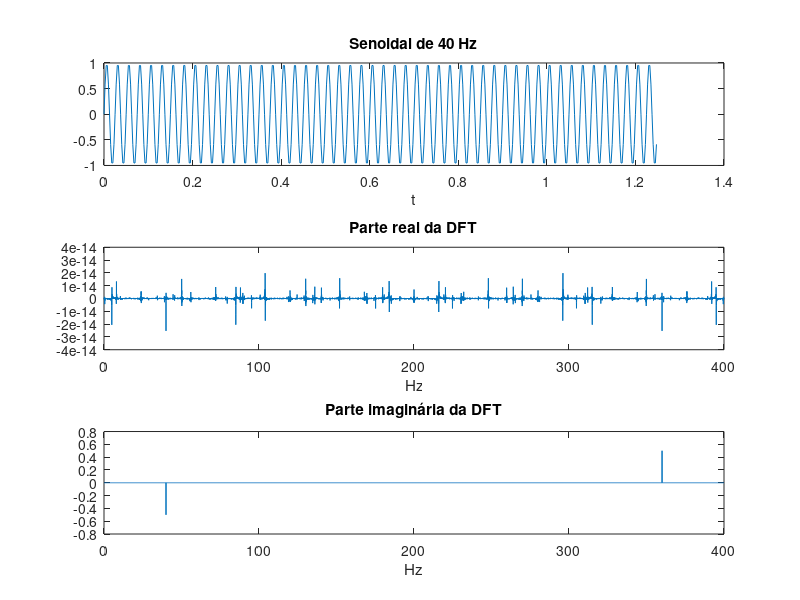
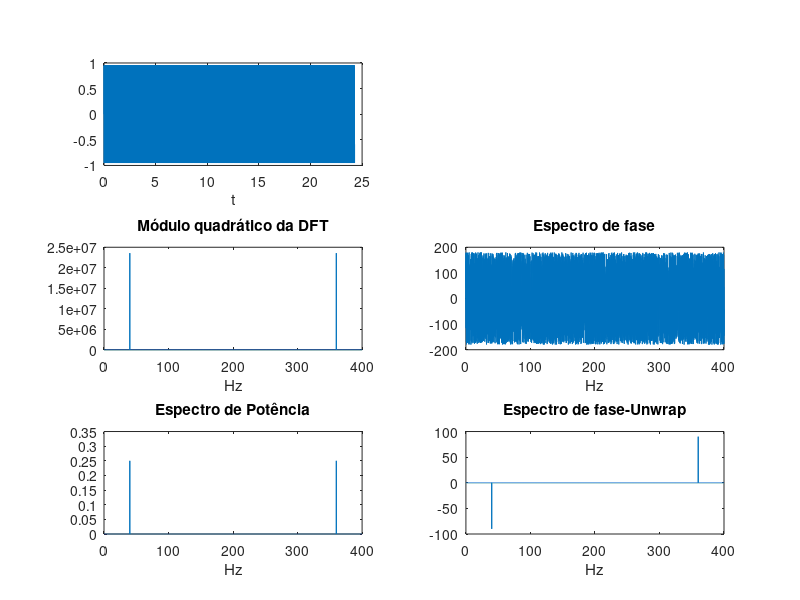

These figures' MATLAB source, in order:
%%Exemplo 1
%%gerar um sinal senoidal de 40 Hz e realizar a análise no domínio da
%%frequência

clear all
close all
clc

f=40; %Hz
fs=10*f; % freq. amostragem
ts=1/fs; % tempo de amostragem
L=971;%97 %número primo
N=L*fs/f; %fs/f=N/L; onde L número primo
%N=1000;
t=[0:N-1]*ts;
T=t(end); %tempo do sinal em segundos
fase=0;%pi/2;
A=1;
x=A*sin(2*pi*f*t + fase);

%%DFT
Xf=fft(x);
re=1/T; % resolução espectral (Hz)
escala_f=[0:N-1]*re; %escala de frequência (Hz)
Re_Xf=real(Xf)/N; %Parte real da DFT escalada
Im_Xf=imag(Xf)/N; %Parte imaginária da DFT escalada
figure
subplot(3,1,1)
plot(t(1:500),x(1:500)) % ploto os primeiros 500 pontos do sinal no tempo
xlabel('t')
title('Senoidal de 40 Hz')
subplot(3,1,2)
plot(escala_f,Re_Xf)
xlabel('Hz')
title('Parte real da DFT')
subplot(3,1,3)
plot(escala_f,Im_Xf)
xlabel('Hz')
title('Parte imaginária da DFT')

%++++++++++++++
% Módulo quadrático da DFT
Xf2=abs(Xf).^2;
espectro_fase=angle(Xf)*180/pi; % fase em graus

figure
subplot(3,2,1)
plot(t,x)
xlabel('t')

subplot(3,2,3)
plot(escala_f,Xf2)
title('Módulo quadrático da DFT')
xlabel('Hz')
subplot(3,2,4)
plot(escala_f,espectro_fase)
title ('Espectro de fase')
xlabel('Hz')
%%%%%%%%
EspectroPotencia=Xf2/(N^2); % Espectro de potência
ind1=find(Xf2<0.001); % encontre potência < a 0.001
espectro_fase(ind1)=0;
espectro_fase_unwrap=unwrap(espectro_fase*pi/180)*180/pi; % fase em graus
ind2=find(abs(espectro_fase_unwrap)<0.001);
espectro_fase_unwrap(ind2)=0;
subplot(3,2,5)
plot(escala_f,EspectroPotencia)
title('Espectro de Potência')
xlabel('Hz')
subplot(3,2,6)
plot(escala_f,espectro_fase_unwrap)
title ('Espectro de fase-Unwrap')
xlabel('Hz')
